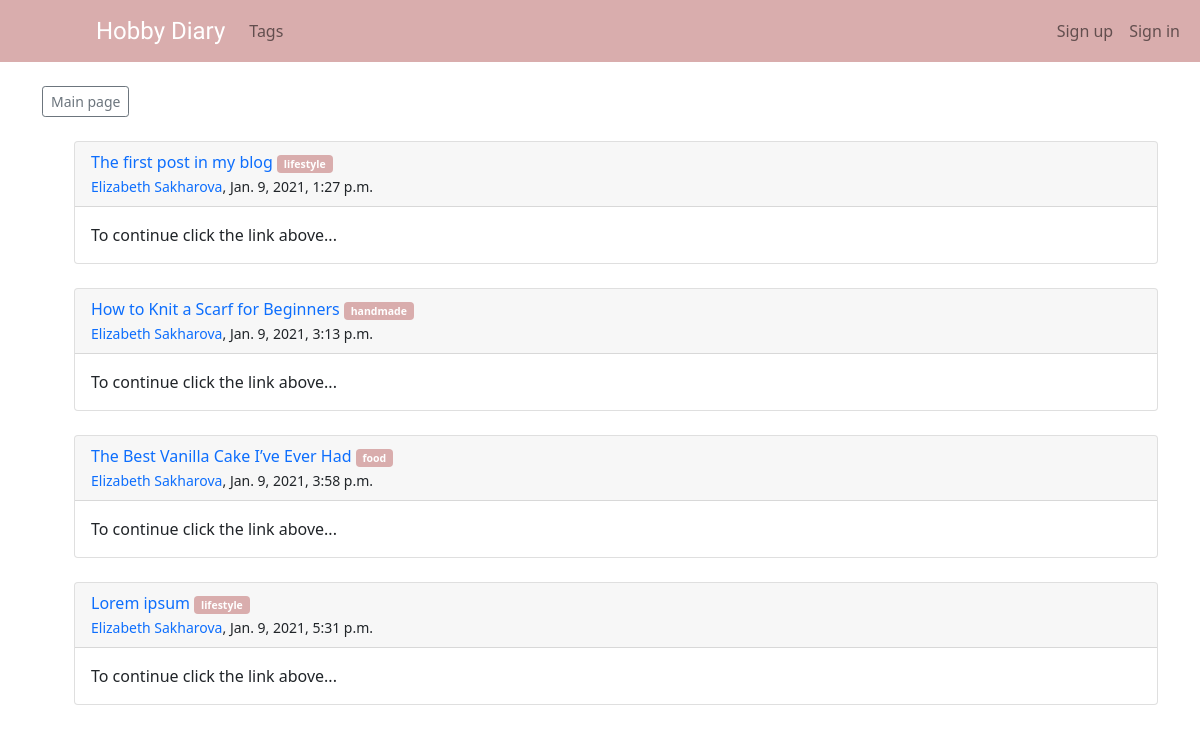
The app's page /members/1/posts with its own data.
### theblog/models.py (models this page shows, shortened)
class Post(models.Model):
  title = models.CharField(max_length=255)
  header_image = models.ImageField(null=True, blank=True, upload_to='images/')
  author = models.ForeignKey(User, on_delete=models.CASCADE)
  body = RichTextField(blank=True, null=True)
  date = models.DateTimeField(auto_now_add=True)
  category = models.CharField(max_length=255, default='lifestyle')
  snippet = models.CharField(max_length=255)
  likes = models.ManyToManyField(User, related_name='blog_posts')

### members/views.py (the view)
# urls.py: path('<int:pk>/posts', PostView, name='show-posts'),
def PostView(request, pk):
  user_posts = Post.objects.filter(author_id=pk)
  return render(request, 'registration/posts.html', {'pk': pk, 'user_posts': user_posts})

### members/templates/registration/posts.html (shortened to what this page needs)
{% extends 'base.html' %}
{% block content %}
<a href="{% url 'home' %}" class="btn btn-sm btn-outline-secondary">Main page</a>
<br>
<br>
{% if user_posts %}
<ul style="list-style-type:none;">
  {% for post in user_posts %}
    <li>
        <div class="card">
          <div class="card-header">
            <a href="{% url 'article-detail' post.pk %}" class="text-decoration-none">
              {{ post.title }}
            </a>
            <a href="{% url 'category' post.category|slugify %}">
              <small><span class="badge badge-pill badge-dark" style="color:white; background-color: #d9adad;">{{ post.category }}</span></small>
            </a>
            <br/>
            <small>
              <a href="{% url 'show-profile-page' post.author.profile.id %}" class="text-decoration-none">{{ post.author.first_name }} {{ post.author.last_name }}</a>, {{ post.date }}
            </small>
          </div>
          <div class="card-body">
            <p class="card-text">
              {{ post.snippet }}
            </p>
          </div>
        </div>
    </li>
    <br>
  {% endfor %}
</ul>
{% else %}
<p>This page doesn't exist.</p>
{% endif %}
{% endblock %}

### records on screen
Post: title "The first post in my blog", category "lifestyle", author.first_name "Elizabeth", author.last_name "Sakharova", date "Jan. 9, 2021, 1:27 p.m.", snippet "To continue click the link above..."
Post: title "How to Knit a Scarf for Beginners", category "handmade", author.first_name "Elizabeth", author.last_name "Sakharova", date "Jan. 9, 2021, 3:13 p.m.", snippet "To continue click the link above..."
Post: title "The Best Vanilla Cake I’ve Ever Had", category "food", author.first_name "Elizabeth", author.last_name "Sakharova", date "Jan. 9, 2021, 3:58 p.m.", snippet "To continue click the link above..."
Post: title "Lorem ipsum", category "lifestyle", author.first_name "Elizabeth", author.last_name "Sakharova", date "Jan. 9, 2021, 5:31 p.m.", snippet "To continue click the link above..."
